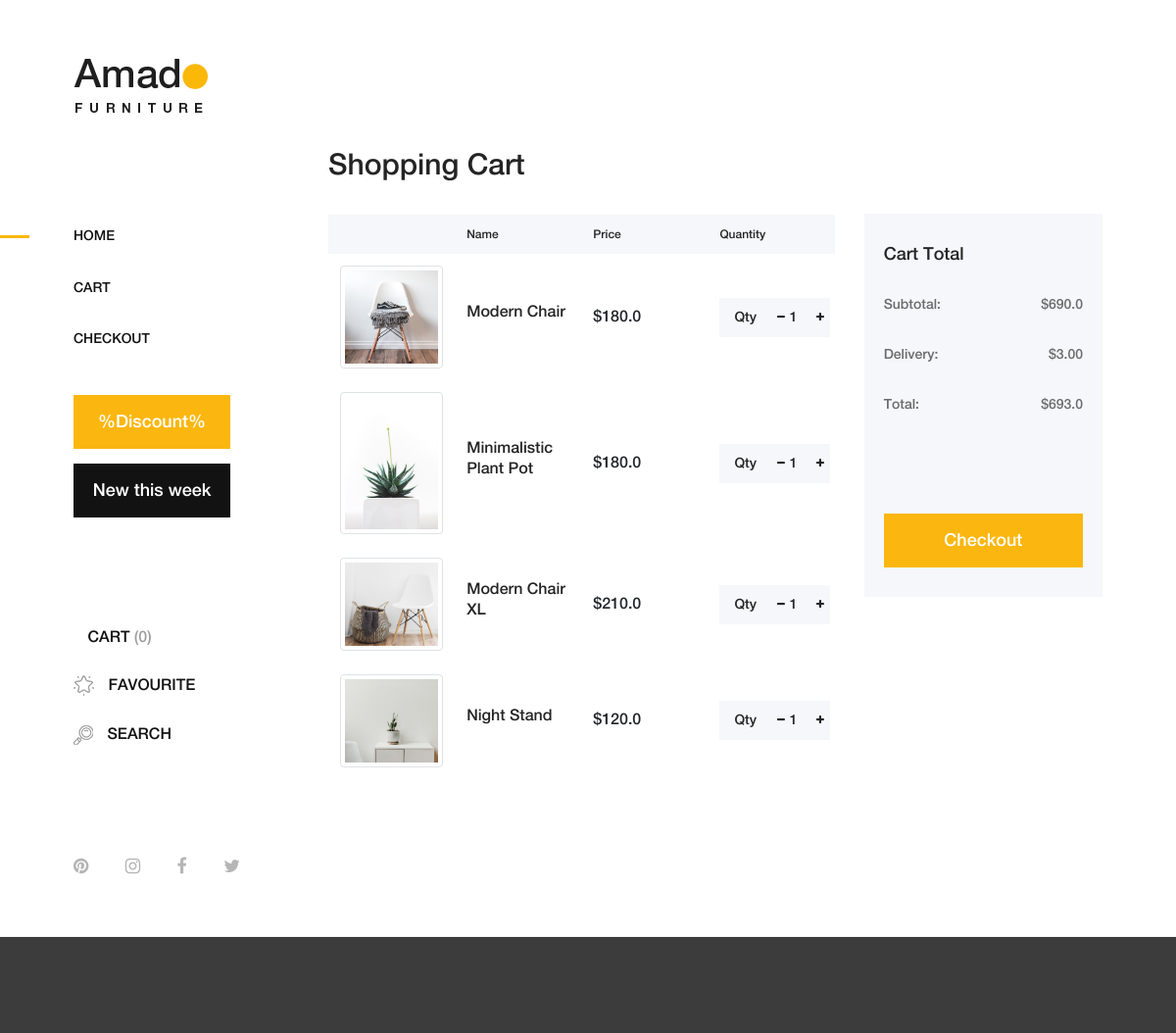
Before: /cart/ (upper part) with the older database file.
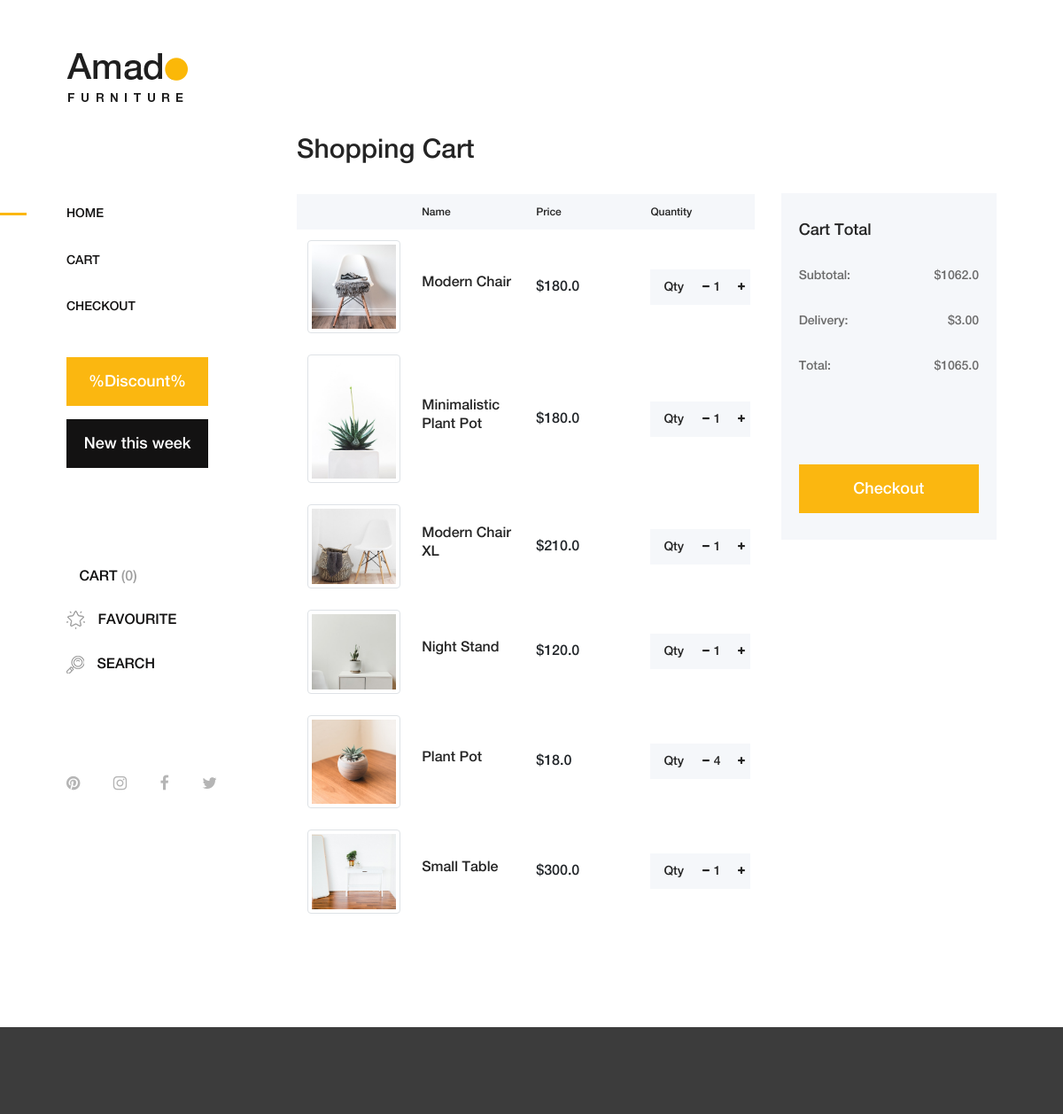
After: the same page with the newer database file.
### shop/models.py (models this page shows)
class Product(models.Model):
    name = models.CharField(max_length=30)
    price = models.FloatField()
    state = models.IntegerField()
    description = models.CharField(max_length=300)
    img_path = models.CharField(max_length=300)
    thumb_path = models.CharField(max_length=300)

### shop/views.py (the view)
# urls.py: path('cart/', views.cart,name='cart'),
def cart(request):
    product_list = Product.objects.filter(state__gt=0)
    template = loader.get_template('shop/cart.html')
    subtotal = 0.0
    total = 0.0
    for product in product_list:
        subtotal += product.price*product.state
    total = subtotal + 3.0
    context = {
        'product_list': product_list,
        'subtotal':subtotal,
        'total':total,
    }
    return HttpResponse(template.render(context, request))

### shop/templates/shop/cart.html (shortened to what the changed rows need)
<!DOCTYPE html>
<html lang="en">
<head>
    {% load static %}
    <link rel="stylesheet" href="{% static 'css/core-style.css' %}">
    <link rel="stylesheet" href="{% static 'style.css' %}">
</head>
<body>
    <div class="main-content-wrapper d-flex clearfix">
        <div class="cart-table-area section-padding-100">
            <div class="container-fluid">
                <div class="row">
                    <div class="col-12 col-lg-8">
                        <div class="cart-title mt-50">
                            <h2>Shopping Cart</h2>
                        </div>
                        <div class="cart-table clearfix">
                            <table class="table table-responsive">
                                <thead>
                                    <tr>
                                        <th></th>
                                        <th>Name</th>
                                        <th>Price</th>
                                        <th>Quantity</th>
                                    </tr>
                                </thead>
                                <tbody>
                                    {% for product in product_list %}
                                    <tr>
                                        <td class="cart_product_img">
                                            <a href="#"><img class="img-thumbnail" src="{% static product.img_path %}" alt="Product"></a>
                                        </td>
                                        <td class="cart_product_desc">
                                            <h5>{{ product.name }}</h5>
                                        </td>
                                        <td class="price">
                                            <span>${{ product.price }}</span>
                                        </td>
                                        <td class="qty">
                                            <div class="qty-btn d-flex">
                                                <p>Qty</p>
                                                <div class="quantity">
                                                    <span class="qty-minus" onclick="var effect = document.getElementById('qty'); var qty = effect.value; if( !isNaN( qty ) &amp;&amp; qty &gt; 1 ) effect.value--;return false;"><i class="fa fa-minus" aria-hidden="true"></i></span>
                                                    <input type="number" class="qty-text" id="qty" step="1" min="1" max="300" name="quantity" value="{{product.state}}">
                                                    <span class="qty-plus" onclick="var effect = document.getElementById('qty'); var qty = effect.value; if( !isNaN( qty )) effect.value++;return false;"><i class="fa fa-plus" aria-hidden="true"></i></span>
                                                </div>
                                            </div>
                                        </td>
                                    </tr>
                                    {% endfor %}
                                </tbody>
                            </table>
                        </div>
                    </div>
                    <div class="col-12 col-lg-4">
                        <div class="cart-summary">
                            <ul class="summary-table">
                                <li><span>subtotal:</span> <span>${{subtotal}}</span></li>
                                <li><span>total:</span> <span>${{total}}</span></li>
                            </ul>
                        </div>
                    </div>
                </div>
            </div>
        </div>
    </div>
</body>
</html>

Changed rows visible on the page:
added Product: img_path (picture), name "Plant Pot", price "18.0", quantity "4"
added Product: img_path (picture), name "Small Table", price "300.0", quantity "1"
Other visible differences:
{{ subtotal }}: "690.0" → "1062.0"
{{ total }}: "693.0" → "1065.0"
